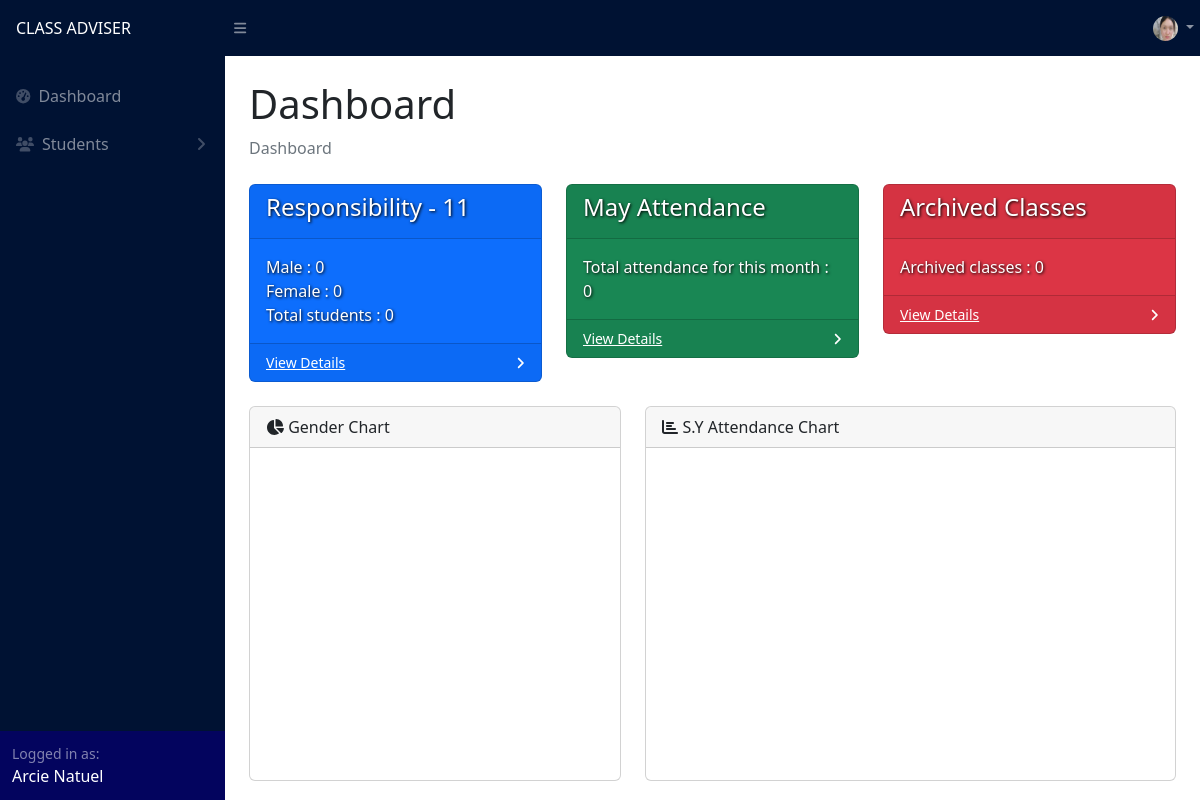
/adviser/dashboard.php (signed in), run on an earlier commit of the app's database.
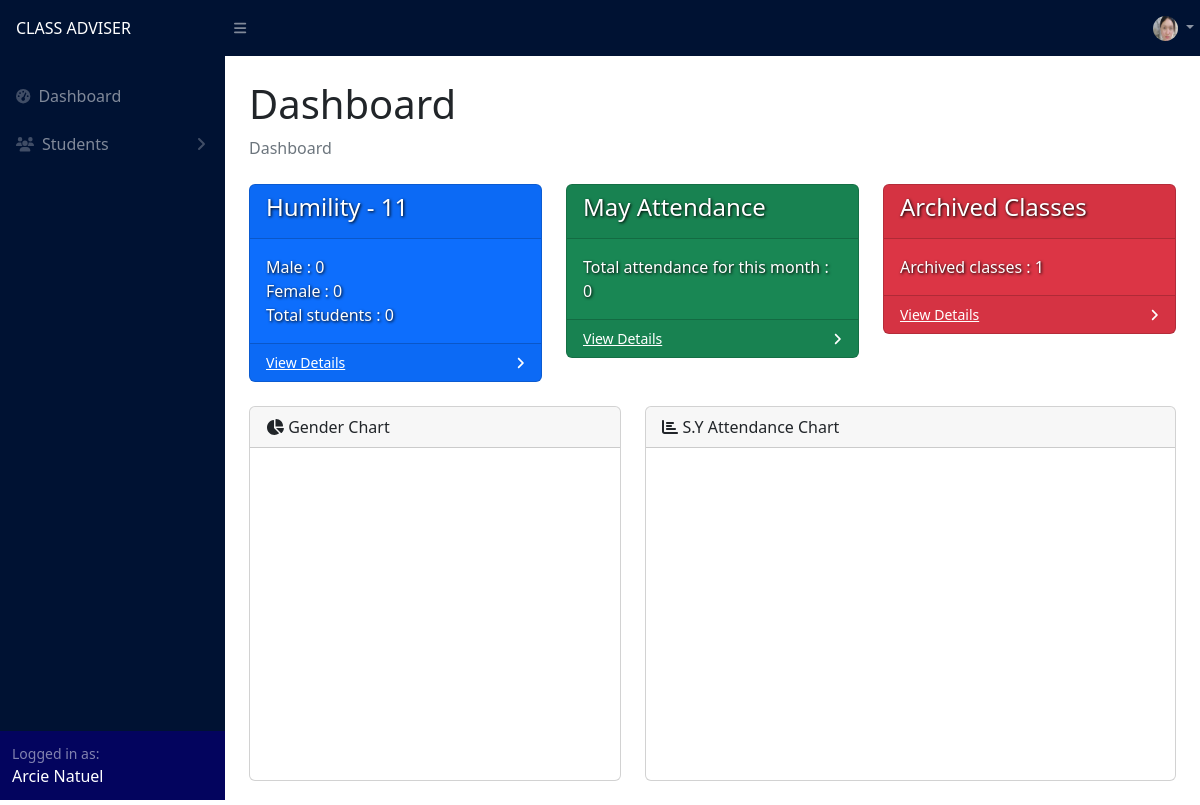
And on a later commit of the database.
### tables this page shows
CREATE TABLE `section` (
  `id` int(11) NOT NULL,
  `name` varchar(255) NOT NULL,
  `track` varchar(255) NOT NULL,
  `strand` varchar(255) NOT NULL,
  `grade` int(255) NOT NULL,
  `adviser_id` int(11) NOT NULL,
  `adviser` varchar(255) NOT NULL,
  `school_year_id` int(11) NOT NULL,
  `school_year` varchar(255) NOT NULL,
  `is_archived` tinyint(4) NOT NULL
);

### adviser/dashboard.php (the view, shortened to what the changed rows need)
<?php
include("../config.php");
?>
<!DOCTYPE html>
<html lang="en">
<head>
    <link href="https://cdn.jsdelivr.net/npm/simple-datatables@7.1.2/dist/style.min.css" rel="stylesheet" />
    <link href="../css/styles.css" rel="stylesheet" />
    <link rel="stylesheet" href="https://cdn.jsdelivr.net/npm/bootstrap-icons@1.3.0/font/bootstrap-icons.css">
</head>
<body class="sb-nav-fixed">
    <?php include("navigation.php") ?>
    <div id="layoutSidenav_content">
        <main>
            <div class="container-fluid px-4">
                <h1 class="mt-4">Dashboard</h1>
                <div class="row">
                    <?php
                    $id = $_SESSION['id'];
                    $advised = "SELECT * FROM user WHERE id = '$id'";
                    $advisedResult = $conn->query($advised);
                    $advisedRow = $advisedResult->fetch_assoc();
                    $sy = "SELECT * FROM school_year WHERE is_archived = 0";
                    $syResult = $conn->query($sy);
                    $syRow = $syResult->fetch_assoc();
                    $school_year_id = $syRow['id'];
                    if ($advisedRow['section'] != "") {
                    ?>
                        <div class="col-xl-4 col-md-6">
                            <div class="card bg-primary text-white mb-4">
                                <div class="card-header">
                                    <h4 style="text-shadow: 1px 1px 3px black;">
                                        <?php
                                        $section = "SELECT * FROM section WHERE adviser_id = '$id' AND is_archived = 0 AND school_year_id = '$school_year_id'";
                                        $sectionResult = $conn->query($section);
                                        $sectionRow = $sectionResult->fetch_assoc();
                                        $sectionName = $sectionRow['name'];
                                        echo $sectionRow['name'] . " - " . $sectionRow['grade'];
                                        ?>
                                    </h4>
                                </div>
                                <div class="card-body">
                                    <span style="text-shadow: 1px 1px 3px black;" class="fs-6">
                                        <?php
                                        $lalaki = "SELECT * FROM student WHERE section = '$sectionName' AND sex = 'M' AND is_archived = 0 AND school_year_id = $school_year_id";
                                        $lalakiResult = $conn->query($lalaki);
                                        $lalakiCount = $lalakiResult->num_rows;
                                        $babae = "SELECT * FROM student WHERE section = '$sectionName' AND sex = 'F' AND is_archived = 0 AND school_year_id = $school_year_id";
                                        $babaeResult = $conn->query($babae);
                                        $babaeCount = $babaeResult->num_rows;
                                        echo 'Male : ' . $lalakiCount . '<br>';
                                        echo 'Female : ' . $babaeCount . '<br>';
                                        echo 'Total students : ' . $lalakiCount + $babaeCount;
                                        ?>
                                    </span>
                                </div>
                                <div class="card-footer d-flex align-items-center justify-content-between">
                                    <a class="small text-white stretched-link" href="student_table.php">View Details</a>
                                    <div class="small text-white"><i class="fas fa-angle-right"></i></div>
                                </div>
                            </div>
                        </div>
                    <?php
                    }
                    ?>
                    <div class="col-xl-4 col-md-6">
                        <div class="card bg-danger text-white mb-4">
                            <div class="card-body">
                                <?php
                                $archivedClasses = "SELECT * FROM section WHERE adviser_id = '$id' AND is_archived = 1";
                                $archivedClassesResult = $conn->query($archivedClasses);
                                $archivedClassesCount = $archivedClassesResult->num_rows;
                                ?>
                                <span class="fs-6" style="text-shadow: 1px 1px 3px black;">Archived classes : <?php echo $archivedClassesCount ?></span>
                            </div>
                        </div>
                    </div>
                </div>
            </div>
        </main>
    </div>
    </div>
</body>
</html>

What changed in the data, as far as the page shows it:
removed section: name "Responsibility", grade "11"
now on this page (row edited): section: name "Humility", grade "11"
Also different on the page:
$archivedClassesCount: "0" → "1"
